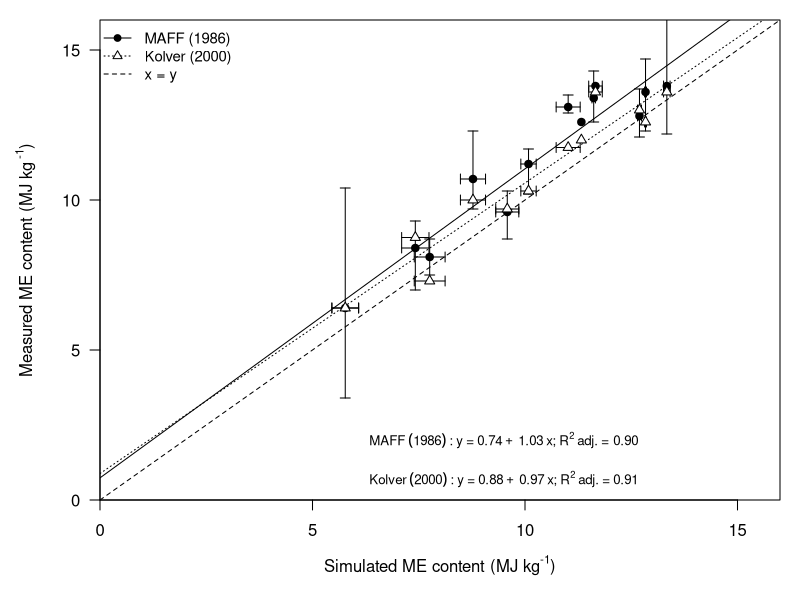

Recreate this plot in R.
#######################################################################################
#                                                                                     #
# LiGAPS-Beef (Livestock simulator for Generic analysis of Animal Production Systems) #
#                                                                                     #
# Feed intake and digestion sub-model                                                 # 
#                                                                                     #
# The model LiGAPS-Beef is described in the paper:                                    #
# LiGAPS-Beef, a mechanistic model to explore potential and feed-limited beef         # 
# production: 1. Model description and illustration.                                  #
# Authors: A. van der Linden, G.W.J. van de Ven, S.J. Oosting, M.K. van Ittersum,     #
# and I.J.M. de Boer.                                                                 #
#                                                                                     #
# Contact: aart.vanderlinden@wur.nl (Aart van der Linden)                             #                                                   
#                                                                                     #
# Description:                                                                        #
# This program code simulates the Informationmaterial. No additional files are        # 
# required to run the feed intake and digestion sub-model.                            # 
#                                                                                     #
#                                                                                     #
# Date: 27-06-2016                                                                    #
#                                                                                     #
#######################################################################################

# Feed parameters related to heat generation, digestion (Chilibroste et al, 1997) and fill units (Jarrige, 1986)
# Chilibroste P, Aguilar C and Garcia F 1997. Nutritional evaluation of diets. Simulation model of digestion and passage of nutrients through the rumen-reticulum. Animal Feed Science and Technology 68, 259-275.
# Jarrige R, Demarquilly C, Dulphy JP, Hoden A, Robelin J, Beranger C, Geay Y, Journet M, Malterre C, Micol D and Petit M 1986. The INRA fill unit system for predicting the voluntary intake of forage-based 
# diets in ruminants - a review. Journal of Animal Science 63, 1737-1758.

# Abbreviations
# HIF = Heat Increment of feeding (MJ MJ-1 metabolisable energy, see Table S4 of the supplementary material)
# FU = Fill Units (-)
# SNSC = Soluble, Non-Structural Carbohydrates (g kg-1 DM)
# INSC = Insoluble, Non-Structural Carbohydrates (g kg-1 DM)
# DNDF = Digestible Neutral Detergent Fibre (g kg-1 DM)
# SCP = Soluble Crude Protein (g kg-1 DM)
# DCP = Digestible Crude Protein (g kg-1 DM)
# kdINSC = digestion rate Insoluble, Non-Structural Carbohydrates (% hr-1)
# kdNDF = digestion rate Neutral Detergent Fibre (% hr-1)
# kdDCP = digestion rate Digestible Crude Protein (% hr-1)
# kdPass = standard passage rate in the rumen (% hr-1)
# UNDF = Undegradable Neutral Detergent Fibre (g kg-1 DM)
# pef = physical effectiveness factor for Neutral Detergent Fibre (-)
# CP = crude protein (g kg DM-1)
# GE = gross energy (MJ kg DM-1)

#                        HIF    FU    SNSC INSC DNDF     SCP    DCP        kdINSC kdPNDF kdDCP kdPASS  UNDF            pef  CP    GE                

BARLEY             <- c(0.245, 0.573, 389, 214, 156.00,  34.50, 82.80, NA, 0.242, 0.145, 0.125, 0.040,  21.00, NA, 0.34, 138, 18.4) #            # Kolver,2000
CONCENTRATE        <- c(0.249, 0.619, 262, 175, 243.10,  72.80, 87.36, NA, 0.150, 0.060, 0.100, 0.040,  42.90, NA, 0.69, 182, 18.5) #            # Chilibroste et al, 1997 Last value is eNDF for barley, Mertens, 1997, Fill unit estimated  
HAY                <- c(0.318, 1.120, 100, 150, 345.80,  48.16, 74.30, NA, 0.300, 0.040, 0.085, 0.035, 148.20, NA, 1.00, 172, 18.5) #            # Chilibroste et al, 1997 Last value is eNDF, Mertens, 1997, Fill unit from Jarrige, 1989                      
HAYPOOR            <- c(0.420, 1.370,  73,  73, 462.00,  20.30,149.10, NA, 0.300, 0.040, 0.085, 0.035, 198.00, NA, 1.00,  70, 18.2) #            # Kolver,2000
GRASSSPRING        <- c(0.304, 0.960, 130,  30, 360.00,  66.25, 97.40, NA, 0.300, 0.040, 0.085, 0.035, 120.00, NA, 0.40, 265, 18.6) #            # Kolver,2000
GRASSSUMMER        <- c(0.356, 1.120, 100,  60, 376.00,  49.50, 76.50, NA, 0.300, 0.040, 0.085, 0.035, 141.00, NA, 0.50, 180, 18.4) #            # Kolver,2000
GRASSSUMMERDRY     <- c(0.447, 1.280,  50,  60, 409.50,  23.00, 69.00, NA, 0.300, 0.040, 0.085, 0.035, 175.50, NA, 1.00, 115, 18.1) #            # Kolver,2000 
MAIZE              <- c(0.237, 0.438, 202, 532, 101.70,  20.10, 86.56, NA, 0.040, 0.051, 0.035, 0.050,  11.30, NA, 0.40, 134, 17.0) #            # Chilibroste et al, 1997 Last value is eNDF, Mertens, 1997, Fill unit estimated
MOLASSE            <- c(0.050, 0.200, 828,   0,      0,    3.8,   0.2, NA,     0,     0, 0.125, 0.040,      0, NA,    0,   4, 17.0) #
SBM                <- c(0.242, 0.526, 107,   0, 138.60, 202.80,243.40, NA, 0.242, 0.145, 0.125, 0.040,   0.00, NA, 0.34, 507, 19.7)
STRAWCER           <- c(0.557, 1.800,  14,  78, 401.00,  10.00,  5.00, NA, 0.300, 0.040, 0.085, 0.035,   0.00, NA, 0.34,  40, 18.3) #            # MAFF, 1986 UK table book, p. 24 
WHEAT              <- c(0.239, 0.475, 475, 212,  80.00,  39.90, 69.80, NA, 0.182, 0.150, 0.080, 0.040,  34.20, NA, 0.00, 133, 18.2)              # UK table book, p. 24 
MAIZESILAGE        <- c(0.290, 1.000, 100, 351, 239.00,  54.94, 23.00, NA, 0.250, 0.040, 0.040, 0.030, 239.00, NA, 0.93,  82, 18.5)

SUNFLOWERHULLS     <- c(0.000, 1.000)

FEEDS <- rbind(BARLEY,CONCENTRATE, HAY, HAYPOOR, GRASSSPRING, GRASSSUMMER, GRASSSUMMERDRY, MAIZE, MOLASSE, SBM, STRAWCER, WHEAT, MAIZESILAGE)
FEEDS <- rbind(FEEDS,FEEDS)

# The lowest passage rate is 55% of the standard passage rate;
# and the highest passage rate is 100% of the standard passage rate
PASSREDFRAC <- c(rep(0.55,13), rep(1.00,13)) 
  
MECONTENTS <- c(NA)

# The feed intake and digestion sub-model is can handle a maximum of four feed types. Only one feed type (FEED1) is used for this model comparison 
# against independent data for metabolisable energy content.Strictly speaking, this programme code only simulates feed digestion, because the energy
# and protein requirements are unknown if one of the three sub-models of LiGAPS-Beef is not included. Feed intake is part of the feed intake and 
# digestion model, however, in the version of LiGAPS-Beef where the three sub-models are integrated, and where animal growth is simulated at animal 
# and herd level.
  
  for(s in 1:26){
  
  FEED1 = FEEDS[s,]
  FEED2 = HAY
  FEED3 = GRASSSPRING
  FEED4 = GRASSSUMMERDRY
  
  # minimum feed quantities based on rumen digestive capacity, feed quantity offered and feed fractions
  FEED1QNTY <- 1    # kg feed
  FEED2QNTY <- 0
  FEED3QNTY <- 0
  FEED4QNTY <- 0
  
  FEEDQNTY <- FEED1QNTY + FEED2QNTY + FEED3QNTY + FEED4QNTY    
  
  if(FEEDQNTY == 0) CPAVG <- 0 else CPAVG <- (FEED1QNTY*FEED1[16] + FEED2QNTY*FEED2[16] + FEED3QNTY*FEED3[16] + FEED4QNTY*FEED1[16]) / FEEDQNTY # Crude protein (g kg DM-1 feed)
  
  PASSRED <- PASSREDFRAC[s] # 1-0.55
  
  # CH digestion (INSC = insoluble, non-structural carbohydrates, which is assumed to be mainly starch) 
  
  INSC <-       FEED1QNTY * FEED1[4] * FEED1[9]  / (FEED1[9]  + FEED1[12]*PASSRED) + # Digestion insoluble, non-structural carbohydrates (g day-1)
                FEED2QNTY * FEED2[4] * FEED2[9]  / (FEED2[9]  + FEED2[12]*PASSRED) +
                FEED3QNTY * FEED3[4] * FEED3[9]  / (FEED3[9]  + FEED3[12]*PASSRED) +
                FEED4QNTY * FEED4[4] * FEED4[9]  / (FEED4[9]  + FEED4[12]*PASSRED) 
  
  INSCTOTAL <-  FEED1QNTY * FEED1[4] + FEED2QNTY * FEED2[4] + FEED3QNTY * FEED3[4] + FEED4QNTY * FEED4[4]  # Total intake insoluble, non-structural carbohydrates (g day-1)  
  INSCDIG   <-  INSC/INSCTOTAL # Fraction insoluble, non-structural carbohydrates digested in rumen (compare to Owens, 1986) 
  
  INSCINT   <-  max(0,INSCTOTAL*0.97-INSC) # Total tract digestibility assumed to be 97% for all feeds (Moharrery et al, 2014) 
    
  INSCINTDIG <- INSCINT/INSCTOTAL 
  
  
  
  NDF <-        FEED1QNTY * FEED1[5] * FEED1[10] / (FEED1[10] + FEED1[12]*PASSRED) +  # Digestion potentially degradable NDF (g day-1)
                FEED2QNTY * FEED2[5] * FEED2[10] / (FEED2[10] + FEED2[12]*PASSRED) +
                FEED3QNTY * FEED3[5] * FEED3[10] / (FEED3[10] + FEED3[12]*PASSRED) +
                FEED4QNTY * FEED4[5] * FEED4[10] / (FEED4[10] + FEED4[12]*PASSRED)  
  
  NDFTOTAL <-   FEED1QNTY * FEED1[5] + FEED2QNTY * FEED2[5] + FEED3QNTY * FEED3[5] + FEED4QNTY * FEED4[5] # Total intake digestible NDF (g day-1)   
  NDFDIG   <-   NDF/NDFTOTAL # Fraction NDF digested in the rumen
  
  NDFINT   <-   FEED1QNTY * FEED1[5] * (1- FEED1[10] / (FEED1[10] + FEED1[12]*PASSRED)) * (FEED1[10]*0.9) / (FEED1[10]*0.9 + 0.125) +  # Cabral et al., 2011 (http://www.scielo.br/pdf/rbz/v40n9/a20v40n9.pdf)
                FEED2QNTY * FEED2[5] * (1- FEED2[10] / (FEED2[10] + FEED2[12]*PASSRED)) * (FEED2[10]*0.9) / (FEED2[10]*0.9 + 0.125) +  # This concerns digestion of degradable NDF in the intestines 
                FEED3QNTY * FEED3[5] * (1- FEED3[10] / (FEED3[10] + FEED3[12]*PASSRED)) * (FEED3[10]*0.9) / (FEED3[10]*0.9 + 0.125) +  # Volative fatty acids released are assumed not to be taken up by the animal
                FEED4QNTY * FEED4[5] * (1- FEED4[10] / (FEED4[10] + FEED4[12]*PASSRED)) * (FEED4[10]*0.9) / (FEED4[10]*0.9 + 0.125) 
  
  NDFINTDIG <-  NDFINT/NDFTOTAL # Fraction degradable NDF digested in intestines
  NDFINTDIGTOT <- NDFINT/(FEEDQNTY*1000)  # Fraction degradable NDF digested in intestines (on DM basis)
  
  #Protein digestion
  PICP <-       FEED1QNTY * FEED1[7] * FEED1[11] / (FEED1[11] + FEED1[12]*PASSRED) +  # Protein digestion in the rumen (g day-1)
                FEED2QNTY * FEED2[7] * FEED2[11] / (FEED2[11] + FEED2[12]*PASSRED) +
                FEED3QNTY * FEED3[7] * FEED3[11] / (FEED3[11] + FEED3[12]*PASSRED) +
                FEED4QNTY * FEED4[7] * FEED4[11] / (FEED4[11] + FEED4[12]*PASSRED)  
  
  PROTTOTAL  <- (FEED1QNTY * FEED1[16] + FEED2QNTY * FEED2[16] + FEED3QNTY * FEED3[16] + FEED4QNTY * FEED4[16]) # Total crude protein intake (g day-1) 
  PROTINT    <- PROTTOTAL - (FEED1QNTY * FEED1[6] + FEED2QNTY * FEED2[6] + FEED3QNTY * FEED3[6] + FEED4QNTY * FEED4[6]) - PICP   # Protein to intestines (g day-1)                     
  PROTUPT    <- 0.9 * PROTTOTAL - 32 * FEEDQNTY # Lucas equation, empirical formula (g protein day-1), whole digestive tract  
  PROTEXCR   <- PROTTOTAL - PROTUPT # Protein excreted (g protein day-1)  
  
  PROTDIGRU  <- (PROTTOTAL-PROTINT)/ PROTTOTAL # Fraction protein digested in rumen
  PROTDIGWT  <- PROTUPT / PROTTOTAL # Fraction protein digested in the whole digestive tract
  
  # Digestion and excretion
  if(FEED1[16] >500) PROTTOTAL <- 0
  
  DIGFRAC <-    FEED1QNTY * (FEED1[3]) +           # Feed digested (g day-1)
                FEED2QNTY * (FEED2[3]+FEED2[6]) +
                FEED3QNTY * (FEED3[3]+FEED3[6]) +
                FEED4QNTY * (FEED4[3]+FEED4[6]) +
                INSC + INSCINT + NDF + NDFINT + PROTUPT + PROTTOTAL * (121.7 - 12.01*(FEED1[16]/10) + 0.3235*(FEED1[16]/10)^2)/100     
  
  CHEXCR   <- FEEDQNTY*1000-DIGFRAC-PROTEXCR        # Carbohydrates excreted (g day-1)                                                                            # Carbohydrates (CHs) present minus CH's digested (g kg-1) 
  
  EXCRFRAC <- FEEDQNTY*1000-DIGFRAC                      # Feed excreted (g day-1) 
  
  GEEXCR   <- (PROTEXCR * 23.8 + CHEXCR * 17.4) / (PROTEXCR + CHEXCR) # GE content excreted feed (MJ GE kg-1 DM) 
  
  GEUPTAKE <- (PROTUPT * 23.8 + (DIGFRAC-PROTUPT) * 17.4) / (DIGFRAC) # GE content digested feed (MJ GE kg-1 DM)  
  
  if(EXCRFRAC == 0) MEUPTAKE <-0 else MEUPTAKE <- DIGFRAC/1000 * GEUPTAKE * 0.82      # ME uptake (MJ kg-1 DM feed); 0.82 is conversion DE --> ME  
  
  if(EXCRFRAC == 0) Q <-0 else Q = DIGFRAC/(FEEDQNTY*1000)  # Digestibility (g g-1)
  
  MECONTENTS <- c(MECONTENTS, MEUPTAKE) # ME contents under low and high rumen fill of the 13 feed types
  
  }
  
  MEpred1 <- matrix(nrow=13, ncol=2, MECONTENTS[2:length(MECONTENTS)]) # ME contents under low and high rumen fill of the 13 feed types
  colnames(MEpred1) <- c("low rumen fill", "high rumen fill")
  rownames(MEpred1) <- c("BARLEY", "CONCENTRATE", "HAY", "HAYPOOR", "GRASSSPRING", "GRASSSUMMER", "GRASSSUMMERDRY", "MAIZE", "MOLASSE", "SBM", "STRAWCER", "WHEAT", "MAIZESILAGE")

  MEpred <- rowMeans(MEpred1)

  BARS <- MEpred1[,1]-MEpred
  
  # Maize silage is excluded from the analysis for the dataset of Kolver (2000), as this feed type is not part of the measure data. 
  
  MEMAFF    <- c(12.8, 13.8, 9.6, 8.1, 13.1, 10.7, 8.4, 13.8, 12.6, 13.4, 6.4, 13.6, 11.2) # ME contents of feed types given by MAFF (1986)
  MEKolver  <- c(13, 13.6, 9.7, 7.3, 11.75, 10, 8.75, 13.6, 12.0, NA, 6.4, 12.6, 10.3) # ME contents of feed types given by Kolver (2000)
  # MAFF 1986. Feed composition: UK table of feed composition and nutritive value for ruminants. Chalcombe Publications, Marlow, UK.  
  # Kolver E 2000. Nutrition guidelines for the high producing dairy cow. Proceedings of the Ruakura Farmers Conference 52, 17-28.
  MINMAFF <- c(12.1,NA, 8.7,7.5,12.9, 9.7,7.0,12.2,NA,12.6, 3.4,12.3,10.2)
  MAXMAFF <- c(13.7,NA,10.3,8.7,13.5,12.3,9.3,16.4,NA,14.3,10.4,14.7,11.7)
  
  DIG <- data.frame(MEpred,MEMAFF,MEKolver) 
  DIG1 <- data.frame(rep(MEpred,2), c(MEMAFF,MEKolver))
              
  # Statistics for MAFF, 1986
  stats <- summary(lm(MEpred ~ MEMAFF, data = DIG))
  
  slope <- stats$coefficients[2,1]
  se.slope <- stats$coefficients[2,2]
  t.value<-(slope-1)/se.slope        # reduces slope by 1, should subsequently be equal to zero.
  1-pt(t.value,df=13-2)
  
  RMSE <- (sum((MEMAFF-MEpred)^2)/13)^0.5
  RMSEmean <- mean(MEMAFF)
  RMSErel <- RMSE/RMSEmean
  
  meanerror <- sum(abs(MEMAFF-MEpred))/13
  meanrel <- meanerror/RMSEmean 
  
  # Statistics for Kolver, 2000
  sm<-summary(lm(MEKolver ~ MEpred, data = DIG)) 
  sm$coefficients 
  slope<-sm$coefficients[2,1] 
  se.slope<-sm$coefficients[2,2] 
  
  # the last steps: calculating t-value and probability of type I error 
  t.value<-(slope-1)/se.slope 
  1-pt(t.value,df=12-2) 
  
  
  RMSE <- (sum((c(MEKolver[1:9],MEKolver[11:13])-c(MEpred[1:9],MEpred[11:13]))^2)/12)^0.5
  RMSEmean <- mean(c(MEKolver[1:9],MEKolver[11:13]))
  RMSErel <- RMSE/RMSEmean
  
  meanerror <- sum(abs(c(MEKolver[1:9],MEKolver[11:13])-c(MEpred[1:9],MEpred[11:13])))/12
  meanrel <- meanerror/RMSEmean 
  
# Again statistics for both MAFF (1986) and Kolver (2000)   
SUMMAFF <-summary(lm(MEMAFF ~ MEpred, data = DIG))
SUMMAFF$coefficients 
slope<-SUMMAFF$coefficients[2,1] 
se.slope<-SUMMAFF$coefficients[2,2]  
t.value<-(slope-1)/se.slope 
1-pt(t.value,df=13-2)*2 

SUMKOL <-summary(lm(MEKolver ~ MEpred, data = DIG))
SUMKOL$coefficients 
slope<-SUMKOL$coefficients[2,1] 
se.slope<-SUMKOL$coefficients[2,2]  
t.value<-(slope-1)/se.slope 
1-pt(t.value,df=12-2)*2
  
# confint(summary(lm(MEpred ~ MEMAFF, data = DIG)))
  
# Root mean square error (RMSE) and mean absolute error (MAE)
PRED <- c(MEpred,MEpred)
PRED <- c(PRED[1:22],PRED[24:26])
MEAS <- c(MEMAFF,MEKolver) 
MEAS <- c(MEAS[1:22],MEAS[24:26])

RMSE <- (sum((PRED-MEAS)^2)/25)^0.5
RMSEmean <- mean(MEAS)
RMSErel <- RMSE/RMSEmean
  
MAE <- sum(abs(PRED-MEAS))/25
MAErel <- meanerror/RMSEmean 

# Create a plot with simulated versus measured ME contents
# Figure 4 in the main paper of Van der Linden et al. 
tiff("D:/Plot4.tiff", width = 5.0, height = 5.0, units = 'in', res = 200)
  
one <- c(0,16)

par(mar=c(5, 5, 1, 1))
plot(one~c(0,16), type = "l", lty="dashed", xlim = c(0,16), ylim = c(0,16),xaxs="i",yaxs="i", las=1,
     ylab = expression(paste("Measured ME content (MJ kg"^" -1"*")")),
     xlab = expression(paste("Simulated ME content (MJ kg"^"-1"*")")))

lines(c(SUMMAFF$coefficients[1,1], SUMMAFF$coefficients[1,1]+ 16*SUMMAFF$coefficients[2,1])~c(0, 16), lty="solid")
lines(c(SUMKOL$coefficients[1,1], SUMKOL$coefficients[1,1]+ 16*SUMKOL$coefficients[2,1])~c(0, 16), lty="dotted")

arrows(DIG1[,1]-BARS, DIG1[,2], DIG1[,1]+BARS,DIG1[,2], length=0.05, angle=90, code=3)

arrows(DIG$MEpred, MINMAFF, DIG$MEpred,MAXMAFF, length=0.05, angle=90, code=3)

points(MEMAFF~MEpred, pch = 19  , xlim = c(0,16), ylim = c(0,16))
points(MEKolver~MEpred, pch = 24, bg="white", xlim = c(0,16), ylim = c(0,16))


legend("topleft",
       legend=c("MAFF (1986)","Kolver (2000)", "x = y"),
       col = c("black", "black", "black"),
       pch=c(19, 24, NA),
       pt.bg = c(NA,"white",NA),
       lty= c("solid","dotted","dashed"),
       cex=0.9,
       bty = "n")

text(9.5,2.0, bquote(MAFF~(1986)~":"~y~"="~.(round(SUMMAFF$coefficients[1,1], digits = 2))~+~.(round(SUMMAFF$coefficients[2,1], digits = 2))~"x;"~R^{2}~adj.~"= 0.90"), cex = 0.8)  
text(9.5,0.7, bquote(Kolver~(2000)~":"~y~"="~.(round(SUMKOL$coefficients[1,1], digits = 2))~+~.(round(SUMKOL$coefficients[2,1], digits = 2))~"x;"~R^{2}~adj.~"="~.(round(SUMKOL$adj.r.squared, digits = 2))), cex = 0.8)

dev.off()
